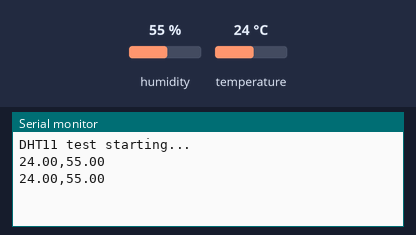
The sketch below on a simulated Arduino Uno, built with avr-gcc and run on an emulated ATmega328P. On the bench: the last lines printed to the serial monitor. The test bench sets the inputs (shaded band); at power-on: humidity 55 %, temperature 24 °C.

Above: at 4.8 s.
4.9 s: humidity set to 22 %
At 6.6 s:
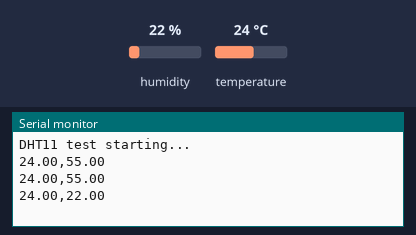
7.9 s: temperature set to 12 °C
At 9.0 s:
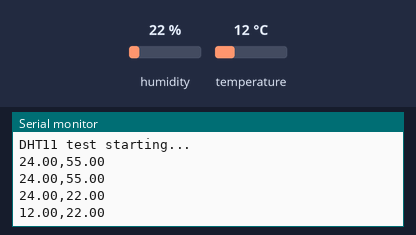
10.9 s: humidity set to 40 %
At 12.6 s:
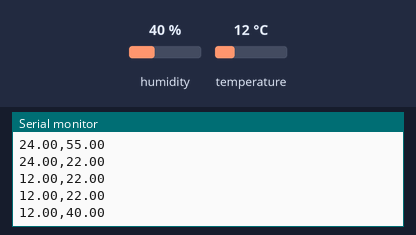
Timing chart, 0 to 14.1 s (numbered marks = the images above; inputs shaded):
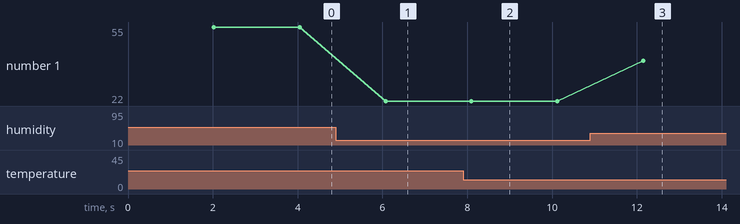

Measured:
- after the input at 4.9 s, the serial monitor: prints a new line after 1.2 s (image 1)
- after the input at 7.9 s, the serial monitor: prints a new line after 0.20 s (image 2)
- after the input at 10.9 s, the serial monitor: prints a new line after 1.2 s (image 3)
- plotted number 1: 55 → 22 after the input at 4.9 s, 22 → 40 after the input at 10.9 s

The sketch:

dhtt11.ino
```cpp
#include <DHT.h>

#define DHTPIN 6      // Digital pin connected to DHT11
#define DHTTYPE DHT11 // DHT 11

DHT dht(DHTPIN, DHTTYPE);

void setup() {
  Serial.begin(9600);
  Serial.println("DHT11 test starting...");
  dht.begin();
}

void loop() {
  delay(2000); // DHT11 needs ~2 seconds between readings

  float humidity = dht.readHumidity();
  float temperature = dht.readTemperature(); // Celsius

  // Check if reading failed
  if (isnan(humidity) || isnan(temperature)) {
    Serial.println("Failed to read from DHT sensor!");
    return;
  }

  Serial.print(temperature);
  Serial.print(",");
  Serial.println(humidity);
}
```
